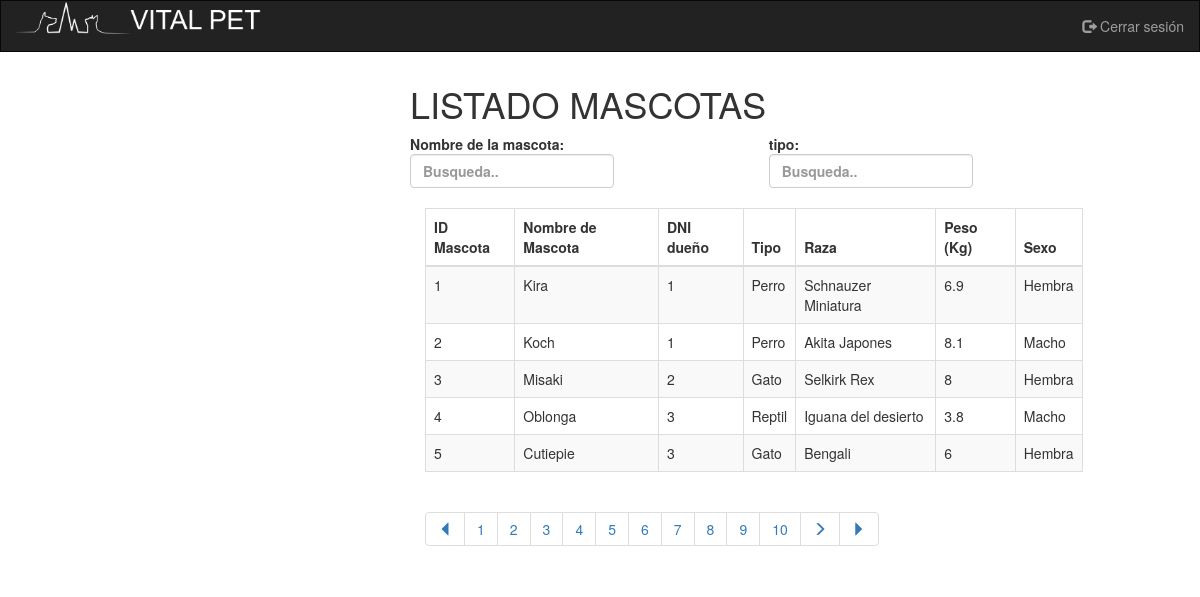
Page /VISTA/COMUN/vistaGestionMascotas.php (signed in) on the committed database.
### tables this page shows
CREATE TABLE `mascotas` (
  `id_mascota` int(11) NOT NULL,
  `id_cliente` int(11) NOT NULL,
  `nombre_mascota` varchar(50) NOT NULL,
  `tipo_mascota` varchar(50) NOT NULL,
  `raza_mascota` varchar(50) NOT NULL,
  `sexo_mascota` varchar(50) NOT NULL,
  `fecna_mascota` varchar(11) NOT NULL,
  `peso_mascota` float NOT NULL
);

### BBDD/model.php (called while the page is built, shortened)
<?php
    class Model {
        private $conexion;
        function __construct ($host, $user, $pass, $nombreBase){
            $this->conexion = new mysqli($host, $user, $pass);
        }
        public function ejecutarConsulta($consulta){
            $resultado = null;
            if(isset($this->conexion)){
                $resultado = $this->conexion->stmt_init();
                $resultado->prepare($consulta);
                $resultado->execute();
            }
            return $resultado;
        }
        public function devolverConsultaArray($consulta){
            $resultadoConsulta = $this->ejecutarConsulta($consulta);
            $total = null;
            if($resultadoConsulta){
                $resultado = $resultadoConsulta->get_result();
            }
            if($resultado){
                $fila = $resultado->fetch_array();
                while ($fila != null){
                    $total[] = $fila;
                    $fila = $resultado->fetch_array();
                }
            }
            return $total;
        }
        public function visualizarMascotas(){
            $consulta = "SELECT * FROM mascotas";
            $resultado = $this->devolverConsultaArray($consulta);
            return $resultado;
        }
        public function visualizarMascotasPaginacion($inicio, $tamano_pagina){
            $consulta = "SELECT * FROM mascotas LIMIT ".$inicio."," . $tamano_pagina;
            $resultado = $this->devolverConsultaArray($consulta);
            return $resultado;
        }
    }
?>

### VISTA/COMUN/vistaGestionMascotas.php (the view, shortened to what this page needs)
<!DOCTYPE html>
<html lang="es">
<head>
  <link rel="stylesheet" href="https://maxcdn.bootstrapcdn.com/bootstrap/3.4.0/css/bootstrap.min.css">
  <link href="//netdna.bootstrapcdn.com/bootstrap/3.2.0/css/bootstrap.min.css" rel="stylesheet" id="bootstrap-css">
  <link href="//maxcdn.bootstrapcdn.com/font-awesome/4.2.0/css/font-awesome.min.css" rel="stylesheet">
  <link rel="stylesheet" type="text/css" href="../../CSS/estilo.css">
</head>
<body>
  <div class="row">
  <div class="col-12 col-sm-12 col-md-12  col-lg-12">
      <?php
        include "../../INCLUDE/menuPrincipal.inc";
      ?>
  </div>
      <div class="col-12 col-sm-5 col-md-4  col-lg-4">
      </div>
 <div class="col-12 col-sm-7 col-md-7 col-lg-7 text-left">
 <div class="form-group row">
      <div class="col-12 col-sm-12 col-md-12 col-lg-12">
 <h1>LISTADO MASCOTAS</h1>
</div>
      <div class="col-6 col-sm-6 col-md-6 col-lg-6">
            <label name="busquedaNombreMascota_lb" id="id_busqueda_Nombre_Mascota">Nombre de la mascota:
            <input class="form-control" name="busquedaNombreMascota" id="myInput" type="text" placeholder="Busqueda..">
            </label>
      </div>
      <div class="col-6 col-sm-6 col-md-6 col-lg-6">
            <label name="busquedaTipo_lb" id="id_busqueda_tipo">tipo:
            <input class="form-control" name="busquedaTipo" id="myInput" type="text" placeholder="Busqueda..">
            </label>
      </div>
</div>
  <div class="col-12 col-sm-12 col-md-12 col-lg-12">
  <table class="table table-bordered table-striped">
    <thead>
      <tr>
        <th>ID Mascota</th>
        <th>Nombre de Mascota</th>
        <th>DNI dueño</th>
        <th>Tipo</th>
        <th>Raza</th>
        <th>Peso (Kg)</th>
        <th>Sexo</th>
      </tr>
    </thead>
    <tbody id="myTable">
    <?php
        require_once '../../BBDD/model.php';
        $conexion = new Model(Config::$host, Config::$user, Config::$pass, Config::$nombreBase);
        $resultado = $conexion->visualizarMascotas();
        if (!empty($resultado)) {
            $total_registros = count($resultado);
            $tamano_pagina = 5;
            $pagina = false;
            if (!$pagina) {
                $inicio = 0;
                $pagina = 1;
            } else {
                $inicio = ($pagina - 1) * $tamano_pagina;
            }
            $total_paginas = ceil($total_registros / $tamano_pagina);
            $resultadoPaginacion = $conexion->visualizarMascotasPaginacion($inicio, $tamano_pagina);
            foreach($resultadoPaginacion as $mascota){
               echo utf8_encode ("<tr>
              <td>".$mascota['id_mascota']."</td>
              <td>".$mascota['nombre_mascota']."</td>
              <td>".$mascota['id_cliente']."</td>
              <td>".$mascota['tipo_mascota']."</td>
              <td>".$mascota['raza_mascota']."</td>
              <td>".$mascota['peso_mascota']."</td>
              <td>".$mascota['sexo_mascota']."</td>");
               echo utf8_encode( "</tr>");
            }
      ?>
    </tbody>
  </table>
</div>
<div class="col-12 col-sm-12 col-md-12 col-lg-12">
<?php
     echo utf8_encode( '<nav aria-label="Page navigation example"><ul class="pagination">');
    if ($total_paginas > 1) {
       echo utf8_encode( "<li class='page-item'><a href='vistaGestionMascotas.php?pagina=0'><i class='glyphicon glyphicon-triangle-left'></i></a></li>");
      for ($i=1;$i<=$total_paginas;$i++) {
          if ($pagina == $i){
               echo utf8_encode ("<li class='page-item'><a id='actual'>$pagina</a></li>");
          } else {
               echo utf8_encode ("<li class='page-item'><a href='vistaGestionMascotas.php?pagina=".$i."'>".$i."</a></li>");
          }
      }
      if ($pagina != $total_paginas){
           echo utf8_encode ("<li class='page-item'><a href='vistaGestionMascotas.php?pagina=".($pagina+1)."'><i class='glyphicon glyphicon-menu-right'></i></a></li>");
      }
       echo utf8_encode("<li class='page-item'><a href='vistaGestionMascotas.php?pagina=".$total_paginas."'><i class='glyphicon glyphicon-triangle-right'></i></a></li>");
    }
     echo utf8_encode( '</ul></nav>');
  } else {
     echo utf8_encode( "<p>No se han encontrado resultados.</p>");
  }
  ?>
</div>
</div>
</div>
</body>
</html>

### INCLUDE/menuPrincipal.inc
<nav class="navbar navbar-inverse">
   <div class="container-fluid">
     <div class="navbar-header">
     <img  src="../../IMAGENES/logotb.png" width="250px" height="auto" >
     </div>
     <ul class="nav navbar-nav navbar-right">
       <li><a href="../../CONTROLADOR/logout.php"><span class="glyphicon glyphicon-log-out"></span> Cerrar sesión</a></li>
     </ul>
   </div>
 </nav>

### CSS/estilo.css (style rules this page uses)
.text-left { margin-top:1%; }
body { margin: 0px; padding: 0px; }
.navbar { margin-bottom: 0; border-radius: 0; }

### rows in the picture
mascotas: id_mascota+nombre_mascota+id_cliente "1 Kira 1 Perro Schnauzer Miniatura 6.9 Hembra"
mascotas: id_mascota+nombre_mascota+id_cliente "2 Koch 1 Perro Akita Japones 8.1 Macho"
mascotas: id_mascota+nombre_mascota+id_cliente "3 Misaki 2 Gato Selkirk Rex 8 Hembra"
mascotas: id_mascota+nombre_mascota+id_cliente "4 Oblonga 3 Reptil Iguana del desierto 3.8 Macho"
mascotas: id_mascota+nombre_mascota+id_cliente "5 Cutiepie 3 Gato Bengali 6 Hembra"
